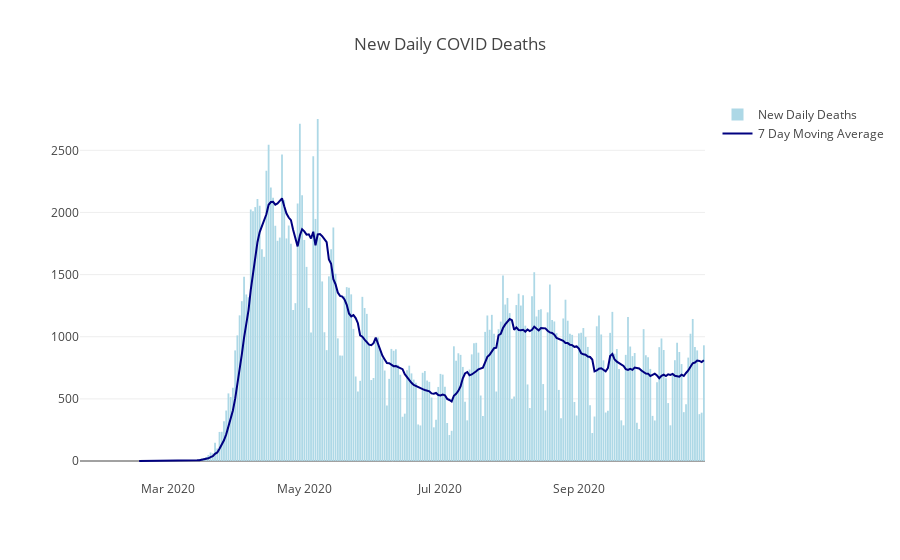

Write notebook code for a chart like this one.
### Code cell
fig2 = go.Figure()
fig2.add_trace(go.Bar(x=us_daily_df_new_per_day.index, y=us_daily_df_new_per_day['death'], marker_color='lightblue', name= 'New Daily Deaths'))
fig2.add_trace(go.Scatter(x=us_daily_df_new_per_day_rolling.index, y=us_daily_df_new_per_day_rolling['death'], marker_color='#000080', name = '7 Day Moving Average'))


fig2.update_layout(template='none', height=500, autosize=True, title='New Daily COVID Deaths')
fig2.show()

### Figure 1 — Plotly figure (JSON) as saved in the notebook; plotly's stock layout.template omitted (floating-point values rounded to 4 significant figures; data arrays with more than 128 entries replaced by an {"elided": "..."} marker saying what was removed)
{"data": [{"marker": {"color": "lightblue"}, "name": "New Daily Deaths", "type": "bar", "x": {"elided": "280 str values"}, "y": {"elided": "280 int values"}}, {"marker": {"color": "#000080"}, "name": "7 Day Moving Average", "type": "scatter", "x": {"elided": "280 str values"}, "y": {"elided": "280 float values"}}], "layout": {"autosize": true, "title": {"text": "New Daily COVID Deaths"}, "xaxis": {"autorange": true, "range": ["2020-01-21 12:00", "2020-10-27 12:00"], "type": "date"}, "yaxis": {"autorange": true, "range": [-152.9, 2905.0], "type": "linear"}}}
